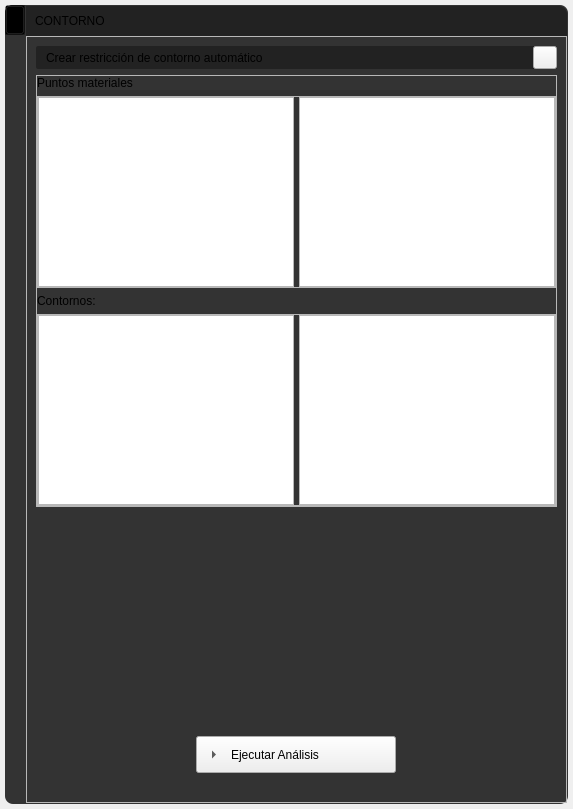
<?xml version="1.0" encoding="UTF-8"?>
<ui version="4.0">
 <class>FormDrawMenuExecute</class>
 <widget class="QWidget" name="FormDrawMenuExecute">
  <property name="geometry">
   <rect>
    <x>0</x>
    <y>0</y>
    <width>350</width>
    <height>809</height>
   </rect>
  </property>
  <property name="sizePolicy">
   <sizepolicy hsizetype="Fixed" vsizetype="Expanding">
    <horstretch>0</horstretch>
    <verstretch>0</verstretch>
   </sizepolicy>
  </property>
  <property name="minimumSize">
   <size>
    <width>0</width>
    <height>0</height>
   </size>
  </property>
  <property name="maximumSize">
   <size>
    <width>350</width>
    <height>16777215</height>
   </size>
  </property>
  <property name="windowTitle">
   <string>Form</string>
  </property>
  <property name="styleSheet">
   <string notr="true">/*Colores primarios*/
/* 
gris oscuro #222222 #333333 #444444
gris claro #999999 #DDDDDD
verde claro #C8CC8E
vinotinto #742427
*/
/*Colores secundarios */
/* 
Azules #36C9C6 #00BDB9 #77ACA2
rojos #910D3F #C70039 #F94646
naranjas #D34E24 #F28123 #F7F052
*/

/* Funetes/*

/*
italic: font: italic 9pt &quot;Ubuntu&quot;;
regular: font: 9pt &quot;Ubuntu&quot;;
light: font: 300 9pt &quot;Ubuntu&quot;;
medium: font: 500 9pt &quot;Ubuntu&quot;;
bold: font: 700 9pt &quot;Ubuntu&quot;;
*/

/*
border-top-left-radius: 5px;
border-top-right-radius: 5px;
border-top-left-radius: 5px;
border-bottom-left-radius: 5px
border: none;
padding: 2px 0px;
*/


/****************************************************************************************************************************************************/



QFrame#frame_ExecuteProject{
background: #333333;
border-radius: 8px
}

/*#################################################################*/
/*####################       FRAME HIDE       ###########################*/
/*#################################################################*/

QFrame#frame_hide{
background: transparent;
border-top-left-radius: 8px;
}
QFrame#frame_hide2{
background: #222222;
border-top-left-radius: 8px;
}
QToolButton#toolButton_hideShow{
background-color: transparent;
}



/*#################################################################*/
/*####################       FRAME boundary       ###########################*/
/*#################################################################*/
QFrame#frame_Execute{
background: transparent;
}
QFrame#frame_title{
background: #222222;
border-top-right-radius: 8px;
}
QLabel#label_cardBoundaryTitle{
font: 700 9pt &quot;Ubuntu&quot;;
color: #DDDDDD;
}
QFrame#frame_ExecuteSubTitle1,
QFrame#frame_ExecuteSubTitle2{
background: #222222;
border-radius:2px;
}



/*###########################################################################*/
/*################      FRAME MALLA REGULAR CUADRILÁTERO       ######################*/
/*###########################################################################*/













QToolButton#toolButton_cardBoundaryDraw7,
QToolButton#toolButton_cardBoundaryDraw5,
QToolButton#toolButton_cardBoundaryDraw6{
background-color: transparent;
border: 1px solid #222222;
border-radius: 3px;
margin-left: 4px;
}


QToolButton#toolButton_cardBoundaryDraw7:hover,
QToolButton#toolButton_cardBoundaryDraw5:hover, 
QToolButton#toolButton_cardBoundaryDraw6:hover{ 
background-color: #444444;
}
QToolButton#toolButton_cardBoundaryDraw7:pressed,
QToolButton#toolButton_cardBoundaryDraw5:pressed,
QToolButton#toolButton_cardBoundaryDraw6:pressed{
border-top: 2px solid #222222;
border-left: 2px solid #222222;
}  





/*###########################################################*/
/*###############          FRAME LISTA MALLAS         ##################*/
/*###########################################################*/

QScrollArea#scrollArea,
#verticalLayout_containerCardBoundary,
#scrollAreaWidgetContents{
background-color: transparent;
}


/*###########################################################*/
/*################                 FRAME MSN          #####################*/
/*###########################################################*/


QLabel#label_msn{
font: 500 10pt &quot;Ubuntu&quot;;
color: #333333;
}




/*######################      SCROLL BAR    VERTICAL  ############################*/

QScrollBar:vertical {    
	border: none;
    width: 14px;
	border-radius: 0px;
	margin: 15px 0px 15px 0px;
}



QScrollBar::handle:vertical {
    background-color: #888888;
    min-height: 14px;
	border-radius: 7px;
}
QScrollBar::handle:vertical:hover {
    background-color: #777777;
}
QScrollBar::handle:vertical:pressed {
    background-color: #666666;
}

/*TOP*/
QScrollBar::sub-line:vertical{
    background-color: #666666;
	border: none;
	border-top-left-radius: 7px;
	border-top-right-radius: 7px;
	height: 15px;
	subcontrol-position: top;
	subcontrol-origin: margin;
}


QScrollBar::sub-line:vertical:hover{
    background-color: #777777;
}
QScrollBar::sub-line:vertical:pressed{
    background-color: #666666;
}

/*BOTTON*/
QScrollBar::add-line:vertical{
    background-color: #444444;
	border: none;	
	border-bottom-left-radius: 7px;
	border-bottom-right-radius: 7px;
	height: 15px;
	subcontrol-position: bottom;
	subcontrol-origin: margin;
}


QScrollBar::add-line:vertical:hover{
    background-color: #777777;
}
QScrollBar::add-line:vertical:pressed{
   background-color: #666666;
}


QScrollBar::up-arrow:vertical,QScrollBar::down-arrow:vertical{
background: none;
}
QScrollBar::add-page:vertical,QScrollBar::sub-page:vertical{
background: none;
}


/*######################      SCROLL BAR    HORIZONTAL  ############################*/

QScrollBar:horizontal{
height: 14px;
border: none;
border-radius: 0px;
margin: 0px 15px 0px 15px;
}


/*Deslizador*/
QScrollBar::handle:horizontal {
    background-color: #888888;
	border-radius: 7px;
	min-width: 14px;
}
QScrollBar::handle:horizontal:hover {
    background-color: #777777;
}
QScrollBar::handle:horizontal:pressed {
    background-color: #666666;
}
  
QScrollBar::sub-line:horizontal{
background-color: #666666;
border: none;
border-top-left-radius: 7px;
border-bottom-left-radius: 7px;
width: 15px;
subcontrol-position: left;
subcontrol-origin: margin;
}


QScrollBar::sub-line:horizontal:hover{
    background-color: #777777;
}
QScrollBar::sub-line:horizontal:pressed{
    background-color: #666666;
}

QScrollBar::add-line:horizontal{
    background-color: #666666;
	border: none;	
	border-top-right-radius: 7px;
	border-bottom-right-radius: 7px;
	width: 15px;
	subcontrol-position: right;
	subcontrol-origin: margin;
}

QScrollBar::add-line:horizontal:hover{
    background-color: #777777;
}QScrollBar::add-line:vertical:pressed{
    background-color: #666666;
}


QScrollBar::up-arrow:horizontal,QScrollBar::down-arrow:horizontal{
background: none;
}
QScrollBar::add-page:horizontal,QScrollBar::sub-page:horizontal{
background: none;
}






QDoubleSpinBox[QDoubleSpinBoxStyle=&quot;1&quot;]{
font: 9pt &quot;Ubuntu&quot;;
color: #DDDDDD;
background-color: #444444;
border-radius: 2px ;
padding-right: 6px;
padding-left: 6px;

}

/*◘◘◘◘◘◘◘◘◘◘◘◘◘◘◘◘◘◘           QToolButton           ◘◘◘◘◘◘◘◘◘◘◘◘◘◘◘◘◘◘◘◘◘◘◘*/


QToolButton[QToolButtonStyle=&quot;1&quot;]{
background-color: transparent;
border: 1px solid #222222;
border-radius: 3px;
margin-left: 4px;
}

QToolButton[QToolButtonStyle=&quot;1&quot;]:hover{ 
background-color: #444444;
}

QToolButton[QToolButtonStyle=&quot;1&quot;]:pressed{
border-top: 2px solid #222222;
border-left: 2px solid #222222;
}  


QToolButton[QToolButtonStyle=&quot;4&quot;]{

background-color: #77ACA2;
border: 1px solid #222222;
border-radius: 3px;
margin-left: 4px;
}

QToolButton[QToolButtonStyle=&quot;4&quot;]:hover{ 
background-color: #444444;
}

QToolButton[QToolButtonStyle=&quot;4&quot;]:pressed{
border-top: 2px solid #222222;
border-left: 2px solid #222222;
}  




/*******************************************/
QToolButton[QToolButtonStyle=&quot;2&quot;]{
font: 500 10pt &quot;Ubuntu&quot;;
color: #222222;
background-color: #77ACA2;
border: none;
padding: 6px 25px;
border-radius: 8px ;
}
QToolButton[QToolButtonStyle=&quot;2&quot;]:hover{
background-color: #36C9C6;
}


/*****************************************/
QToolButton[QToolButtonStyle=&quot;3&quot;]{
font: 500 10pt &quot;Ubuntu&quot;;
color: #DDDDDD;
background-color: #910D3F;
border: none;
padding: 6px 5px;
border-radius: 8px ;
}
QToolButton[QToolButtonStyle=&quot;3&quot;]:hover{
background-color: #C70039;
}




/* 
Azules #36C9C6 #00BDB9 #77ACA2
rojos #910D3F #C70039 #F94646
naranjas #D34E24 #F28123 #F7F052
*/
/*******************************************/
QToolButton[QToolButtonStyle=&quot;5&quot;],
QToolButton[QToolButtonStyle=&quot;6&quot;],
QToolButton[QToolButtonStyle=&quot;7&quot;],
QToolButton[QToolButtonStyle=&quot;8&quot;] {
    font: 500 10pt &quot;Ubuntu&quot;;    
    padding: 4px 20px;
	border: 2px solid #C8CC8E;
    
}

QToolButton[QToolButtonStyle=&quot;5&quot;] {
    background-color: transparent;    
	border-top-left-radius: 10px;
	border-top-right-radius: 0px;
	border-bottom-right-radius: 0px;
	border-bottom-left-radius: 10px;
	color: #DDDDDD;
}

QToolButton[QToolButtonStyle=&quot;6&quot;] {
    background-color: #C8CC8E;
	border-top-left-radius: 10px;
	border-top-right-radius: 0px;
	border-bottom-right-radius: 0px;
	border-bottom-left-radius: 10px;
	color: #222222;
}

QToolButton[QToolButtonStyle=&quot;7&quot;] {
    background-color: transparent;
	border-top-left-radius: 0px;
	border-top-right-radius: 10px;
	border-bottom-right-radius: 10px;
	border-bottom-left-radius: 0px;
	color: #DDDDDD;
}

QToolButton[QToolButtonStyle=&quot;8&quot;] {
    background-color: #C8CC8E;
	border-top-left-radius: 0px;
	border-top-right-radius: 10px;
	border-bottom-right-radius: 10px;
	border-bottom-left-radius: 0px;
	color: #222222;
}


/*******************************************/
QToolButton[QToolButtonStyle=&quot;9&quot;]{
font: 500 14pt &quot;Ubuntu&quot;;
color: #222222;
background-color: #34eb98;
border: none;
padding: 6px 6px;
border-radius: 8px ;
}
QToolButton[QToolButtonStyle=&quot;9&quot;]:hover{
background-color: #15ab67;
}

/* 
Azules #36C9C6 #00BDB9 #77ACA2
rojos #910D3F #C70039 #F94646
naranjas #D34E24 #F28123 #F7F052
*/

/*◘◘◘◘◘◘◘◘◘◘◘◘◘◘◘◘◘◘           QLineEdit           ◘◘◘◘◘◘◘◘◘◘◘◘◘◘◘◘◘◘◘◘◘◘◘*/




QLineEdit[QLineEditStyle=&quot;1&quot;]{
font: 9pt &quot;Ubuntu&quot;;
color: #DDDDDD;
background-color: #444444;
border-radius: 2px ;
padding-right: 6px;
padding-left: 6px;

}

QLineEdit[QLineEditStyle=&quot;2&quot;]{
font: 9pt &quot;Ubuntu&quot;;
color: #DDDDDD;
background-color: #333333;
border: 1px solid #444444;
border-radius: 2px ;
padding-right: 6px;
padding-left: 6px;

}



QLineEdit#lineEdit_textBoundary3{
font: 7pt &quot;Ubuntu&quot;;
color: #DDDDDD;
background-color: #333333;
border: 1px solid #444444;
border-radius: 2px ;
padding-right: 2px;
padding-left: 2px;

}


/*
QLineEdit#lineEdit_textMesh3,
QLineEdit#lineEdit_textMesh5{
color: #888888;
}
*/


/*◘◘◘◘◘◘◘◘◘◘◘◘◘◘◘◘◘◘           QFrame          ◘◘◘◘◘◘◘◘◘◘◘◘◘◘◘◘◘◘◘◘◘◘◘*/

QFrame[QFrameSubTitleStyle=&quot;1&quot;] {
background: #222222;
border-radius:2px;
}

/*◘◘◘◘◘◘◘◘◘◘◘◘◘◘◘◘◘◘           QToolButton           ◘◘◘◘◘◘◘◘◘◘◘◘◘◘◘◘◘◘◘◘◘◘◘*/

QToolButton[QToolButtonSubTitleStyle=&quot;1&quot;] {
background-color: transparent;
}





/*◘◘◘◘◘◘◘◘◘◘◘◘◘◘◘◘◘◘           QLabel           ◘◘◘◘◘◘◘◘◘◘◘◘◘◘◘◘◘◘◘◘◘◘◘*/

QLabel[QLabelStyle=&quot;1&quot;] {
font: 700 9pt &quot;Ubuntu&quot;;
color: #DDDDDD;
}

QLabel[QLabelStyle=&quot;2&quot;] {
font: 500 9pt &quot;Ubuntu&quot;;
color: #DDDDDD;
}

QLabel[QLabelStyle=&quot;3&quot;] {
font: 300 9pt &quot;Ubuntu&quot;;
color: #DDDDDD;
}




/*◘◘◘◘◘◘◘◘◘◘◘◘◘◘◘◘◘◘           QComboBox            ◘◘◘◘◘◘◘◘◘◘◘◘◘◘◘◘◘◘◘◘◘◘◘*/
QComboBox[QComboBoxStyle=&quot;1&quot;] {
    border: none;
    background-color: #444444;
	color: #DDDDDD;
    border-radius: 2px;
    padding: 5px;
	font:  9pt &quot;Ubuntu&quot;;
    selection-background-color: #808080;
}
QComboBox[QComboBoxStyle=&quot;1&quot;] QAbstractItemView {
    border: none;
    background-color: #404040;
    color: white;
    selection-background-color: #808080;
    font: 700 9pt &quot;Ubuntu&quot;;
}




/*◘◘◘◘◘◘◘◘◘◘◘◘◘◘◘◘◘◘           QCheckBox            ◘◘◘◘◘◘◘◘◘◘◘◘◘◘◘◘◘◘◘◘◘◘◘*/
QCheckBox[QCheckBoxStyle=&quot;1&quot;] {
    
    background-color: #444444;
	color: #DDDDDD;
    padding: 5px;
	font:  9pt &quot;Ubuntu&quot;;
    selection-background-color: #808080;
}

QCheckBox[QCheckBoxStyle=&quot;1&quot;]::indicator {
    background-color: transparent;
    border: 1px solid #808080;
	border-radius: 3px;
}

QCheckBox[QCheckBoxStyle=&quot;1&quot;]::indicator:checked {
    background-color: #F94646;
    border: none;
	 border-radius: 3px;
}



/*◘◘◘◘◘◘◘◘◘◘◘◘◘◘◘◘◘◘           QListView            ◘◘◘◘◘◘◘◘◘◘◘◘◘◘◘◘◘◘◘◘◘◘◘*/

QListWidget[QListWidgetStyle=&quot;1&quot;] {
	color: #DDDDDD;
    background-color: #333;
	font:  9pt &quot;Ubuntu&quot;;
 	border: 1px solid #444;
	border-radius: 5px;
	
    }

QListWidget[QListWidgetStyle=&quot;1&quot;]::item {
	border: 1px solid #808080;
    border-radius: 5px;
	padding: 2px 0px;
background-color: #928ECC;
color: #222;
    }

QListWidget[QListWidgetStyle=&quot;1&quot;]::item:selected {
        color: #444444;
        background-color: #DDDDDD;
    }


QListWidget[QListWidgetItemStyle=&quot;2&quot;]::item {
	border: 1px solid #808080;
    border-radius: 5px;
	padding: 2px 0px;
	background-color: #C8CC8E;
	color: #222;
    }





/* 
gris oscuro #222222 #333333 #444444
gris claro #999999 #DDDDDD
verde claro #C8CC8E
vinotinto #742427
*/
/*Colores secundarios */
/* 
Azules #36C9C6 #00BDB9 #77ACA2
rojos #910D3F #C70039 #F94646
naranjas #D34E24 #F28123 #F7F052
*/
</string>
  </property>
  <layout class="QHBoxLayout" name="horizontalLayout_6">
   <property name="spacing">
    <number>0</number>
   </property>
   <property name="leftMargin">
    <number>5</number>
   </property>
   <property name="topMargin">
    <number>5</number>
   </property>
   <property name="rightMargin">
    <number>5</number>
   </property>
   <property name="bottomMargin">
    <number>5</number>
   </property>
   <item>
    <widget class="QFrame" name="frame_ExecuteProject">
     <property name="sizePolicy">
      <sizepolicy hsizetype="Preferred" vsizetype="Preferred">
       <horstretch>0</horstretch>
       <verstretch>0</verstretch>
      </sizepolicy>
     </property>
     <property name="frameShape">
      <enum>QFrame::StyledPanel</enum>
     </property>
     <property name="frameShadow">
      <enum>QFrame::Raised</enum>
     </property>
     <layout class="QHBoxLayout" name="horizontalLayout">
      <property name="spacing">
       <number>0</number>
      </property>
      <property name="leftMargin">
       <number>0</number>
      </property>
      <property name="topMargin">
       <number>0</number>
      </property>
      <property name="rightMargin">
       <number>0</number>
      </property>
      <property name="bottomMargin">
       <number>0</number>
      </property>
      <item>
       <widget class="QFrame" name="frame_hide">
        <property name="sizePolicy">
         <sizepolicy hsizetype="Fixed" vsizetype="Preferred">
          <horstretch>0</horstretch>
          <verstretch>0</verstretch>
         </sizepolicy>
        </property>
        <property name="minimumSize">
         <size>
          <width>20</width>
          <height>0</height>
         </size>
        </property>
        <property name="frameShape">
         <enum>QFrame::StyledPanel</enum>
        </property>
        <property name="frameShadow">
         <enum>QFrame::Raised</enum>
        </property>
        <layout class="QVBoxLayout" name="verticalLayout_2">
         <property name="spacing">
          <number>0</number>
         </property>
         <property name="leftMargin">
          <number>0</number>
         </property>
         <property name="topMargin">
          <number>0</number>
         </property>
         <property name="rightMargin">
          <number>0</number>
         </property>
         <property name="bottomMargin">
          <number>0</number>
         </property>
         <item>
          <widget class="QFrame" name="frame_hide2">
           <property name="sizePolicy">
            <sizepolicy hsizetype="Fixed" vsizetype="Preferred">
             <horstretch>0</horstretch>
             <verstretch>0</verstretch>
            </sizepolicy>
           </property>
           <property name="minimumSize">
            <size>
             <width>20</width>
             <height>0</height>
            </size>
           </property>
           <property name="frameShape">
            <enum>QFrame::StyledPanel</enum>
           </property>
           <property name="frameShadow">
            <enum>QFrame::Raised</enum>
           </property>
           <layout class="QVBoxLayout" name="verticalLayout_4">
            <property name="spacing">
             <number>0</number>
            </property>
            <property name="leftMargin">
             <number>0</number>
            </property>
            <property name="topMargin">
             <number>0</number>
            </property>
            <property name="rightMargin">
             <number>0</number>
            </property>
            <property name="bottomMargin">
             <number>0</number>
            </property>
            <item>
             <widget class="QToolButton" name="toolButton_hideShow">
              <property name="sizePolicy">
               <sizepolicy hsizetype="Fixed" vsizetype="Maximum">
                <horstretch>0</horstretch>
                <verstretch>0</verstretch>
               </sizepolicy>
              </property>
              <property name="minimumSize">
               <size>
                <width>20</width>
                <height>30</height>
               </size>
              </property>
              <property name="maximumSize">
               <size>
                <width>20</width>
                <height>30</height>
               </size>
              </property>
              <property name="font">
               <font>
                <family>Ubuntu</family>
                <pointsize>7</pointsize>
               </font>
              </property>
              <property name="styleSheet">
               <string notr="true"/>
              </property>
              <property name="text">
               <string/>
              </property>
              <property name="icon">
               <iconset>
                <normaloff>../recursos/iconos/iconos_menu_draw_data/hide_show.svg</normaloff>../recursos/iconos/iconos_menu_draw_data/hide_show.svg</iconset>
              </property>
              <property name="iconSize">
               <size>
                <width>15</width>
                <height>15</height>
               </size>
              </property>
              <property name="toolButtonStyle">
               <enum>Qt::ToolButtonIconOnly</enum>
              </property>
             </widget>
            </item>
           </layout>
          </widget>
         </item>
         <item>
          <spacer name="verticalSpacer">
           <property name="orientation">
            <enum>Qt::Vertical</enum>
           </property>
           <property name="sizeHint" stdset="0">
            <size>
             <width>20</width>
             <height>507</height>
            </size>
           </property>
          </spacer>
         </item>
        </layout>
       </widget>
      </item>
      <item>
       <widget class="QFrame" name="frame_Execute">
        <property name="sizePolicy">
         <sizepolicy hsizetype="Preferred" vsizetype="Preferred">
          <horstretch>0</horstretch>
          <verstretch>0</verstretch>
         </sizepolicy>
        </property>
        <property name="frameShape">
         <enum>QFrame::StyledPanel</enum>
        </property>
        <property name="frameShadow">
         <enum>QFrame::Raised</enum>
        </property>
        <layout class="QVBoxLayout" name="verticalLayout_3">
         <property name="spacing">
          <number>0</number>
         </property>
         <property name="leftMargin">
          <number>0</number>
         </property>
         <property name="topMargin">
          <number>0</number>
         </property>
         <property name="rightMargin">
          <number>0</number>
         </property>
         <property name="bottomMargin">
          <number>0</number>
         </property>
         <item>
          <widget class="QFrame" name="frame_title">
           <property name="sizePolicy">
            <sizepolicy hsizetype="Preferred" vsizetype="Fixed">
             <horstretch>0</horstretch>
             <verstretch>0</verstretch>
            </sizepolicy>
           </property>
           <property name="minimumSize">
            <size>
             <width>0</width>
             <height>30</height>
            </size>
           </property>
           <property name="maximumSize">
            <size>
             <width>16777215</width>
             <height>30</height>
            </size>
           </property>
           <property name="frameShape">
            <enum>QFrame::StyledPanel</enum>
           </property>
           <property name="frameShadow">
            <enum>QFrame::Raised</enum>
           </property>
           <property name="lineWidth">
            <number>0</number>
           </property>
           <layout class="QHBoxLayout" name="horizontalLayout_2">
            <item>
             <widget class="QLabel" name="label_cardExecuteTitle">
              <property name="text">
               <string>CONTORNO</string>
              </property>
              <property name="QLabelStyle" stdset="0">
               <number>1</number>
              </property>
             </widget>
            </item>
            <item>
             <spacer name="horizontalSpacer">
              <property name="orientation">
               <enum>Qt::Horizontal</enum>
              </property>
              <property name="sizeHint" stdset="0">
               <size>
                <width>58</width>
                <height>7</height>
               </size>
              </property>
             </spacer>
            </item>
           </layout>
          </widget>
         </item>
         <item>
          <widget class="QFrame" name="frame_info">
           <property name="frameShape">
            <enum>QFrame::StyledPanel</enum>
           </property>
           <property name="frameShadow">
            <enum>QFrame::Raised</enum>
           </property>
           <layout class="QVBoxLayout" name="verticalLayout_5">
            <item>
             <widget class="QFrame" name="frame_ExecuteSubTitle1">
              <property name="frameShape">
               <enum>QFrame::StyledPanel</enum>
              </property>
              <property name="frameShadow">
               <enum>QFrame::Raised</enum>
              </property>
              <layout class="QHBoxLayout" name="horizontalLayout_16">
               <property name="spacing">
                <number>0</number>
               </property>
               <property name="leftMargin">
                <number>10</number>
               </property>
               <property name="topMargin">
                <number>0</number>
               </property>
               <property name="rightMargin">
                <number>0</number>
               </property>
               <property name="bottomMargin">
                <number>0</number>
               </property>
               <item>
                <widget class="QLabel" name="label_cardExecuteSubTitle1">
                 <property name="minimumSize">
                  <size>
                   <width>262</width>
                   <height>0</height>
                  </size>
                 </property>
                 <property name="text">
                  <string>Crear restricción de contorno automático</string>
                 </property>
                 <property name="QLabelStyle" stdset="0">
                  <number>2</number>
                 </property>
                </widget>
               </item>
               <item>
                <widget class="QToolButton" name="toolButton_cardExecuteSubTitle1">
                 <property name="text">
                  <string/>
                 </property>
                 <property name="icon">
                  <iconset>
                   <normaloff>../recursos/iconos/iconos_menu_draw_data/minimize.svg</normaloff>../recursos/iconos/iconos_menu_draw_data/minimize.svg</iconset>
                 </property>
                 <property name="arrowType">
                  <enum>Qt::NoArrow</enum>
                 </property>
                 <property name="QToolButtonSubTitleStyle" stdset="0">
                  <number>1</number>
                 </property>
                </widget>
               </item>
              </layout>
             </widget>
            </item>
            <item>
             <widget class="QFrame" name="frame_Execute1">
              <property name="styleSheet">
               <string notr="true"/>
              </property>
              <property name="frameShape">
               <enum>QFrame::StyledPanel</enum>
              </property>
              <property name="frameShadow">
               <enum>QFrame::Raised</enum>
              </property>
              <layout class="QVBoxLayout" name="verticalLayout">
               <property name="leftMargin">
                <number>0</number>
               </property>
               <property name="topMargin">
                <number>0</number>
               </property>
               <property name="rightMargin">
                <number>0</number>
               </property>
               <property name="bottomMargin">
                <number>0</number>
               </property>
               <item>
                <widget class="QLabel" name="label_textBoundary1">
                 <property name="minimumSize">
                  <size>
                   <width>110</width>
                   <height>0</height>
                  </size>
                 </property>
                 <property name="text">
                  <string>Puntos materiales</string>
                 </property>
                 <property name="QLabelStyle" stdset="0">
                  <number>3</number>
                 </property>
                </widget>
               </item>
               <item>
                <widget class="QFrame" name="frame_8">
                 <property name="sizePolicy">
                  <sizepolicy hsizetype="Expanding" vsizetype="Expanding">
                   <horstretch>0</horstretch>
                   <verstretch>0</verstretch>
                  </sizepolicy>
                 </property>
                 <property name="minimumSize">
                  <size>
                   <width>0</width>
                   <height>0</height>
                  </size>
                 </property>
                 <property name="frameShape">
                  <enum>QFrame::StyledPanel</enum>
                 </property>
                 <property name="frameShadow">
                  <enum>QFrame::Raised</enum>
                 </property>
                 <layout class="QHBoxLayout" name="horizontalLayout_22">
                  <property name="spacing">
                   <number>5</number>
                  </property>
                  <property name="leftMargin">
                   <number>0</number>
                  </property>
                  <property name="topMargin">
                   <number>0</number>
                  </property>
                  <property name="rightMargin">
                   <number>0</number>
                  </property>
                  <property name="bottomMargin">
                   <number>0</number>
                  </property>
                  <item>
                   <widget class="QListWidget" name="listWidget_execute_pointMaterialFrom">
                    <property name="verticalScrollBarPolicy">
                     <enum>Qt::ScrollBarAlwaysOff</enum>
                    </property>
                    <property name="horizontalScrollBarPolicy">
                     <enum>Qt::ScrollBarAlwaysOff</enum>
                    </property>
                    <property name="spacing">
                     <number>3</number>
                    </property>
                    <property name="QListWidgetStyle" stdset="0">
                     <number>1</number>
                    </property>
                   </widget>
                  </item>
                  <item>
                   <widget class="QListWidget" name="listWidget_execute_pointMaterialTo">
                    <property name="verticalScrollBarPolicy">
                     <enum>Qt::ScrollBarAlwaysOff</enum>
                    </property>
                    <property name="horizontalScrollBarPolicy">
                     <enum>Qt::ScrollBarAlwaysOff</enum>
                    </property>
                    <property name="spacing">
                     <number>3</number>
                    </property>
                    <property name="QListWidgetStyle" stdset="0">
                     <number>1</number>
                    </property>
                    <property name="QListWidgetItemStyle" stdset="0">
                     <number>2</number>
                    </property>
                   </widget>
                  </item>
                 </layout>
                 <zorder>listWidget_execute_pointMaterialTo</zorder>
                 <zorder>listWidget_execute_pointMaterialFrom</zorder>
                </widget>
               </item>
               <item>
                <widget class="QLabel" name="label_textBoundary3">
                 <property name="minimumSize">
                  <size>
                   <width>110</width>
                   <height>0</height>
                  </size>
                 </property>
                 <property name="text">
                  <string>Contornos:</string>
                 </property>
                 <property name="QLabelStyle" stdset="0">
                  <number>3</number>
                 </property>
                </widget>
               </item>
               <item>
                <widget class="QFrame" name="frame_9">
                 <property name="sizePolicy">
                  <sizepolicy hsizetype="MinimumExpanding" vsizetype="Expanding">
                   <horstretch>0</horstretch>
                   <verstretch>0</verstretch>
                  </sizepolicy>
                 </property>
                 <property name="minimumSize">
                  <size>
                   <width>0</width>
                   <height>0</height>
                  </size>
                 </property>
                 <property name="frameShape">
                  <enum>QFrame::StyledPanel</enum>
                 </property>
                 <property name="frameShadow">
                  <enum>QFrame::Raised</enum>
                 </property>
                 <layout class="QHBoxLayout" name="horizontalLayout_23">
                  <property name="spacing">
                   <number>5</number>
                  </property>
                  <property name="leftMargin">
                   <number>0</number>
                  </property>
                  <property name="topMargin">
                   <number>0</number>
                  </property>
                  <property name="rightMargin">
                   <number>0</number>
                  </property>
                  <property name="bottomMargin">
                   <number>0</number>
                  </property>
                  <item>
                   <widget class="QListWidget" name="listWidget_execute_boundariesFrom">
                    <property name="verticalScrollBarPolicy">
                     <enum>Qt::ScrollBarAlwaysOff</enum>
                    </property>
                    <property name="horizontalScrollBarPolicy">
                     <enum>Qt::ScrollBarAlwaysOff</enum>
                    </property>
                    <property name="spacing">
                     <number>3</number>
                    </property>
                    <property name="QListWidgetStyle" stdset="0">
                     <number>1</number>
                    </property>
                   </widget>
                  </item>
                  <item>
                   <widget class="QListWidget" name="listWidget_execute_boundariesTo">
                    <property name="verticalScrollBarPolicy">
                     <enum>Qt::ScrollBarAlwaysOff</enum>
                    </property>
                    <property name="horizontalScrollBarPolicy">
                     <enum>Qt::ScrollBarAlwaysOff</enum>
                    </property>
                    <property name="spacing">
                     <number>3</number>
                    </property>
                    <property name="QListWidgetStyle" stdset="0">
                     <number>1</number>
                    </property>
                    <property name="QListWidgetItemStyle" stdset="0">
                     <number>2</number>
                    </property>
                   </widget>
                  </item>
                 </layout>
                </widget>
               </item>
              </layout>
             </widget>
            </item>
            <item>
             <spacer name="verticalSpacer_2">
              <property name="orientation">
               <enum>Qt::Vertical</enum>
              </property>
              <property name="sizeType">
               <enum>QSizePolicy::Expanding</enum>
              </property>
              <property name="sizeHint" stdset="0">
               <size>
                <width>20</width>
                <height>227</height>
               </size>
              </property>
             </spacer>
            </item>
            <item>
             <layout class="QHBoxLayout" name="horizontalLayout_8">
              <property name="spacing">
               <number>0</number>
              </property>
              <item>
               <widget class="QToolButton" name="toolButton_Execute">
                <property name="minimumSize">
                 <size>
                  <width>180</width>
                  <height>0</height>
                 </size>
                </property>
                <property name="maximumSize">
                 <size>
                  <width>200</width>
                  <height>16777215</height>
                 </size>
                </property>
                <property name="text">
                 <string>Ejecutar Análisis</string>
                </property>
                <property name="icon">
                 <iconset>
                  <normaloff>../recursos/iconos/iconos_analisis/excute.svg</normaloff>../recursos/iconos/iconos_analisis/excute.svg</iconset>
                </property>
                <property name="iconSize">
                 <size>
                  <width>30</width>
                  <height>30</height>
                 </size>
                </property>
                <property name="popupMode">
                 <enum>QToolButton::InstantPopup</enum>
                </property>
                <property name="toolButtonStyle">
                 <enum>Qt::ToolButtonTextBesideIcon</enum>
                </property>
                <property name="autoRaise">
                 <bool>false</bool>
                </property>
                <property name="arrowType">
                 <enum>Qt::RightArrow</enum>
                </property>
                <property name="QToolButtonStyle" stdset="0">
                 <number>9</number>
                </property>
               </widget>
              </item>
             </layout>
            </item>
            <item>
             <layout class="QHBoxLayout" name="horizontalLayout_5">
              <property name="spacing">
               <number>0</number>
              </property>
              <item>
               <widget class="QLabel" name="label_msn">
                <property name="sizePolicy">
                 <sizepolicy hsizetype="Expanding" vsizetype="Preferred">
                  <horstretch>0</horstretch>
                  <verstretch>0</verstretch>
                 </sizepolicy>
                </property>
                <property name="text">
                 <string>Empty</string>
                </property>
                <property name="alignment">
                 <set>Qt::AlignCenter</set>
                </property>
               </widget>
              </item>
             </layout>
            </item>
           </layout>
          </widget>
         </item>
        </layout>
       </widget>
      </item>
     </layout>
    </widget>
   </item>
  </layout>
 </widget>
 <resources/>
 <connections/>
</ui>
